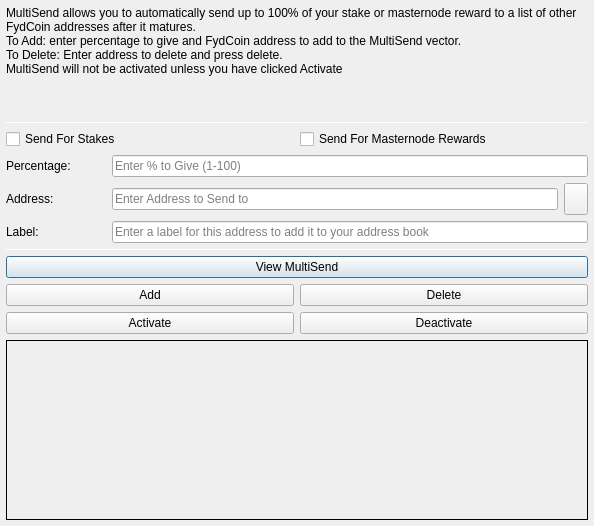
<?xml version="1.0" encoding="UTF-8"?>
<ui version="4.0">
 <class>MultiSendDialog</class>
 <widget class="QDialog" name="MultiSendDialog">
  <property name="windowModality">
   <enum>Qt::NonModal</enum>
  </property>
  <property name="geometry">
   <rect>
    <x>0</x>
    <y>0</y>
    <width>594</width>
    <height>526</height>
   </rect>
  </property>
  <property name="windowTitle">
   <string>MultiSend</string>
  </property>
  <layout class="QVBoxLayout" name="verticalLayout" stretch="0">
   <property name="leftMargin">
    <number>6</number>
   </property>
   <property name="topMargin">
    <number>6</number>
   </property>
   <property name="rightMargin">
    <number>6</number>
   </property>
   <property name="bottomMargin">
    <number>6</number>
   </property>
   <item>
    <layout class="QVBoxLayout" name="verticalLayout_Main" stretch="1,1,1,0,1,1,1">
     <item>
      <widget class="QLabel" name="label_2">
       <property name="lineWidth">
        <number>1</number>
       </property>
       <property name="text">
        <string>MultiSend allows you to automatically send up to 100% of your stake or masternode reward to a list of other FydCoin addresses after it matures.
To Add: enter percentage to give and FydCoin address to add to the MultiSend vector.
To Delete: Enter address to delete and press delete.
MultiSend will not be activated unless you have clicked Activate</string>
       </property>
       <property name="alignment">
        <set>Qt::AlignLeading|Qt::AlignLeft|Qt::AlignTop</set>
       </property>
       <property name="wordWrap">
        <bool>true</bool>
       </property>
      </widget>
     </item>
     <item>
      <widget class="Line" name="line">
       <property name="minimumSize">
        <size>
         <width>0</width>
         <height>1</height>
        </size>
       </property>
       <property name="maximumSize">
        <size>
         <width>16777215</width>
         <height>1</height>
        </size>
       </property>
       <property name="orientation">
        <enum>Qt::Horizontal</enum>
       </property>
      </widget>
     </item>
     <item>
      <layout class="QVBoxLayout" name="verticalLayout_Settings">
       <item>
        <layout class="QHBoxLayout" name="horizontalLayout">
         <item>
          <widget class="QCheckBox" name="multiSendStakeCheckBox">
           <property name="text">
            <string>Send For Stakes</string>
           </property>
          </widget>
         </item>
         <item>
          <widget class="QCheckBox" name="multiSendMasternodeCheckBox">
           <property name="text">
            <string>Send For Masternode Rewards</string>
           </property>
          </widget>
         </item>
        </layout>
       </item>
       <item>
        <layout class="QHBoxLayout" name="horizontalLayout_6">
         <item>
          <widget class="QLabel" name="label">
           <property name="minimumSize">
            <size>
             <width>100</width>
             <height>0</height>
            </size>
           </property>
           <property name="toolTip">
            <string>Percentage of stake to send</string>
           </property>
           <property name="text">
            <string>Percentage:</string>
           </property>
          </widget>
         </item>
         <item>
          <widget class="QLineEdit" name="multiSendPercentEdit">
           <property name="toolTip">
            <string>Enter whole numbers 1 - 100</string>
           </property>
           <property name="placeholderText">
            <string>Enter % to Give (1-100)</string>
           </property>
          </widget>
         </item>
        </layout>
       </item>
       <item>
        <layout class="QHBoxLayout" name="horizontalLayout_7">
         <item>
          <widget class="QLabel" name="label_5">
           <property name="minimumSize">
            <size>
             <width>100</width>
             <height>0</height>
            </size>
           </property>
           <property name="toolTip">
            <string>Address to send portion of stake to</string>
           </property>
           <property name="text">
            <string>Address:</string>
           </property>
          </widget>
         </item>
         <item>
          <widget class="QLineEdit" name="multiSendAddressEdit">
           <property name="toolTip">
            <string/>
           </property>
           <property name="placeholderText">
            <string>Enter Address to Send to</string>
           </property>
          </widget>
         </item>
         <item>
          <widget class="QToolButton" name="addressBookButton">
           <property name="maximumSize">
            <size>
             <width>16777215</width>
             <height>32</height>
            </size>
           </property>
           <property name="toolTip">
            <string>Choose an address from the address book</string>
           </property>
           <property name="text">
            <string/>
           </property>
           <property name="icon">
            <iconset resource="../fyd.qrc">
             <normaloff>:/icons/address-book</normaloff>:/icons/address-book</iconset>
           </property>
           <property name="shortcut">
            <string>Alt+A</string>
           </property>
          </widget>
         </item>
        </layout>
       </item>
      </layout>
     </item>
     <item>
      <layout class="QHBoxLayout" name="horizontalLayout_3">
       <item>
        <widget class="QLabel" name="label_3">
         <property name="minimumSize">
          <size>
           <width>100</width>
           <height>0</height>
          </size>
         </property>
         <property name="text">
          <string>Label:</string>
         </property>
        </widget>
       </item>
       <item>
        <widget class="QLineEdit" name="labelAddressLabelEdit">
         <property name="placeholderText">
          <string>Enter a label for this address to add it to your address book</string>
         </property>
        </widget>
       </item>
      </layout>
     </item>
     <item>
      <widget class="Line" name="line_2">
       <property name="minimumSize">
        <size>
         <width>0</width>
         <height>1</height>
        </size>
       </property>
       <property name="maximumSize">
        <size>
         <width>16777215</width>
         <height>1</height>
        </size>
       </property>
       <property name="orientation">
        <enum>Qt::Horizontal</enum>
       </property>
      </widget>
     </item>
     <item>
      <layout class="QVBoxLayout" name="verticalLayout_Buttons">
       <item>
        <layout class="QHBoxLayout" name="horizontalLayout_4">
         <item>
          <widget class="QPushButton" name="viewButton">
           <property name="toolTip">
            <string/>
           </property>
           <property name="statusTip">
            <string>View MultiSend Vector</string>
           </property>
           <property name="text">
            <string>View MultiSend</string>
           </property>
          </widget>
         </item>
        </layout>
       </item>
       <item>
        <layout class="QHBoxLayout" name="horizontalLayout_2">
         <item>
          <widget class="QPushButton" name="addButton">
           <property name="toolTip">
            <string/>
           </property>
           <property name="statusTip">
            <string>Add to MultiSend Vector</string>
           </property>
           <property name="text">
            <string>Add</string>
           </property>
          </widget>
         </item>
         <item>
          <widget class="QPushButton" name="deleteButton">
           <property name="toolTip">
            <string/>
           </property>
           <property name="statusTip">
            <string>Delete Address From MultiSend Vector</string>
           </property>
           <property name="text">
            <string>Delete</string>
           </property>
          </widget>
         </item>
        </layout>
       </item>
       <item>
        <layout class="QHBoxLayout" name="horizontalLayout_5">
         <item>
          <widget class="QPushButton" name="activateButton">
           <property name="statusTip">
            <string>Activate MultiSend</string>
           </property>
           <property name="text">
            <string>Activate</string>
           </property>
          </widget>
         </item>
         <item>
          <widget class="QPushButton" name="disableButton">
           <property name="statusTip">
            <string>Deactivate MultiSend</string>
           </property>
           <property name="text">
            <string>Deactivate</string>
           </property>
          </widget>
         </item>
        </layout>
       </item>
      </layout>
     </item>
     <item>
      <widget class="QLabel" name="message">
       <property name="minimumSize">
        <size>
         <width>0</width>
         <height>180</height>
        </size>
       </property>
       <property name="frameShape">
        <enum>QFrame::Panel</enum>
       </property>
       <property name="frameShadow">
        <enum>QFrame::Plain</enum>
       </property>
       <property name="lineWidth">
        <number>1</number>
       </property>
       <property name="midLineWidth">
        <number>1</number>
       </property>
       <property name="text">
        <string/>
       </property>
       <property name="alignment">
        <set>Qt::AlignLeading|Qt::AlignLeft|Qt::AlignTop</set>
       </property>
       <property name="wordWrap">
        <bool>true</bool>
       </property>
      </widget>
     </item>
    </layout>
   </item>
  </layout>
 </widget>
 <resources>
  <include location="../fyd.qrc"/>
 </resources>
 <connections/>
</ui>
